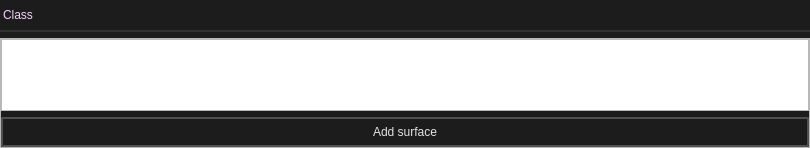
<?xml version="1.0" encoding="UTF-8"?>
<ui version="4.0">
 <class>Widget</class>
 <widget class="QWidget" name="Widget">
  <property name="geometry">
   <rect>
    <x>0</x>
    <y>0</y>
    <width>810</width>
    <height>148</height>
   </rect>
  </property>
  <property name="minimumSize">
   <size>
    <width>96</width>
    <height>0</height>
   </size>
  </property>
  <property name="maximumSize">
   <size>
    <width>16777215</width>
    <height>1600</height>
   </size>
  </property>
  <property name="windowTitle">
   <string>Form</string>
  </property>
  <property name="styleSheet">
   <string notr="true">.QWidget {
    font: 580 10pt &quot;Segoe UI&quot;;
    border: 2px solid black;
    border-radius: 0px;
    border-left: 0px;
    border-right: 0px;
	border-top: 0px;
    border-color: rgba(50, 50, 50, 255);
    padding: 8px;
    padding-left: 6px;
    padding-right: 6px;
    color: #E3E3E3;
    background-color: #1C1C1C;
}

.QWidget::hover {
}
.QWidget::selected {
    background-color: #414956;
}</string>
  </property>
  <layout class="QVBoxLayout" name="verticalLayout">
   <property name="spacing">
    <number>6</number>
   </property>
   <property name="leftMargin">
    <number>0</number>
   </property>
   <property name="topMargin">
    <number>0</number>
   </property>
   <property name="rightMargin">
    <number>0</number>
   </property>
   <property name="bottomMargin">
    <number>0</number>
   </property>
   <item>
    <widget class="QFrame" name="frame">
     <property name="minimumSize">
      <size>
       <width>0</width>
       <height>32</height>
      </size>
     </property>
     <property name="maximumSize">
      <size>
       <width>16777215</width>
       <height>32</height>
      </size>
     </property>
     <property name="styleSheet">
      <string notr="true">.QFrame {
    font: 580 10pt &quot;Segoe UI&quot;;
    border: 2px solid black;
    border-radius: 0px;
    border-left: 0px;
    border-right: 0px;
	border-top: 0px;
    border-color: rgba(50, 50, 50, 255);
    color: #E3E3E3;
    background-color: #1C1C1C;
}

.QFrame::hover {
}
.QFrame::selected {
    background-color: #414956;
}</string>
     </property>
     <property name="frameShape">
      <enum>QFrame::StyledPanel</enum>
     </property>
     <property name="frameShadow">
      <enum>QFrame::Raised</enum>
     </property>
     <property name="lineWidth">
      <number>0</number>
     </property>
     <layout class="QHBoxLayout" name="horizontalLayout_2">
      <property name="spacing">
       <number>16</number>
      </property>
      <property name="leftMargin">
       <number>0</number>
      </property>
      <property name="topMargin">
       <number>0</number>
      </property>
      <property name="rightMargin">
       <number>0</number>
      </property>
      <property name="bottomMargin">
       <number>0</number>
      </property>
      <item>
       <layout class="QHBoxLayout" name="layout">
        <property name="sizeConstraint">
         <enum>QLayout::SetFixedSize</enum>
        </property>
        <item>
         <widget class="QLabel" name="property_class">
          <property name="sizePolicy">
           <sizepolicy hsizetype="Fixed" vsizetype="Preferred">
            <horstretch>0</horstretch>
            <verstretch>0</verstretch>
           </sizepolicy>
          </property>
          <property name="styleSheet">
           <string notr="true">border:0px;
background-color: rgba(255, 255, 255, 0);
font: 8pt &quot;Segoe UI&quot;;
padding-right: 16px;
color: rgb(247, 208, 255);</string>
          </property>
          <property name="text">
           <string>Class</string>
          </property>
         </widget>
        </item>
        <item>
         <spacer name="horizontalSpacer">
          <property name="orientation">
           <enum>Qt::Horizontal</enum>
          </property>
          <property name="sizeHint" stdset="0">
           <size>
            <width>40</width>
            <height>20</height>
           </size>
          </property>
         </spacer>
        </item>
       </layout>
      </item>
     </layout>
    </widget>
   </item>
   <item>
    <widget class="QFrame" name="frame_3">
     <property name="frameShape">
      <enum>QFrame::StyledPanel</enum>
     </property>
     <property name="frameShadow">
      <enum>QFrame::Raised</enum>
     </property>
     <layout class="QVBoxLayout" name="verticalLayout_3">
      <property name="leftMargin">
       <number>0</number>
      </property>
      <property name="topMargin">
       <number>0</number>
      </property>
      <property name="rightMargin">
       <number>0</number>
      </property>
      <property name="bottomMargin">
       <number>0</number>
      </property>
      <item>
       <widget class="QTreeWidget" name="surfaces_tree">
        <property name="alternatingRowColors">
         <bool>true</bool>
        </property>
        <property name="selectionMode">
         <enum>QAbstractItemView::ContiguousSelection</enum>
        </property>
        <property name="headerHidden">
         <bool>true</bool>
        </property>
        <column>
         <property name="text">
          <string>surface</string>
         </property>
        </column>
       </widget>
      </item>
      <item>
       <widget class="QPushButton" name="add_surface">
        <property name="styleSheet">
         <string notr="true">
    /* QPushButton default and hover styles */
    QPushButton {

        font: 580 9pt &quot;Segoe UI&quot;;
	

        border: 2px solid black;
        border-radius: 2px;
        border-color: rgba(80, 80, 80, 255);
        height:22px;
        padding-top: 2px;
        padding-bottom:2px;
        padding-left: 4px;
        padding-right: 4px;
        color: #E3E3E3;
        background-color: #1C1C1C;
    }
    QPushButton:hover {
        background-color: #414956;
        color: white;
    }
    QPushButton:pressed {
        background-color: red;
        background-color: #1C1C1C;
        margin: 1 px;
        margin-left: 2px;
        margin-right: 2px;

    }</string>
        </property>
        <property name="text">
         <string>Add surface</string>
        </property>
        <property name="icon">
         <iconset resource="../../resources.qrc">
          <normaloff>:/icons/add_24dp_9D9D9D_FILL0_wght400_GRAD0_opsz24.svg</normaloff>:/icons/add_24dp_9D9D9D_FILL0_wght400_GRAD0_opsz24.svg</iconset>
        </property>
       </widget>
      </item>
     </layout>
    </widget>
   </item>
  </layout>
 </widget>
 <resources>
  <include location="../../resources.qrc"/>
 </resources>
 <connections/>
</ui>
